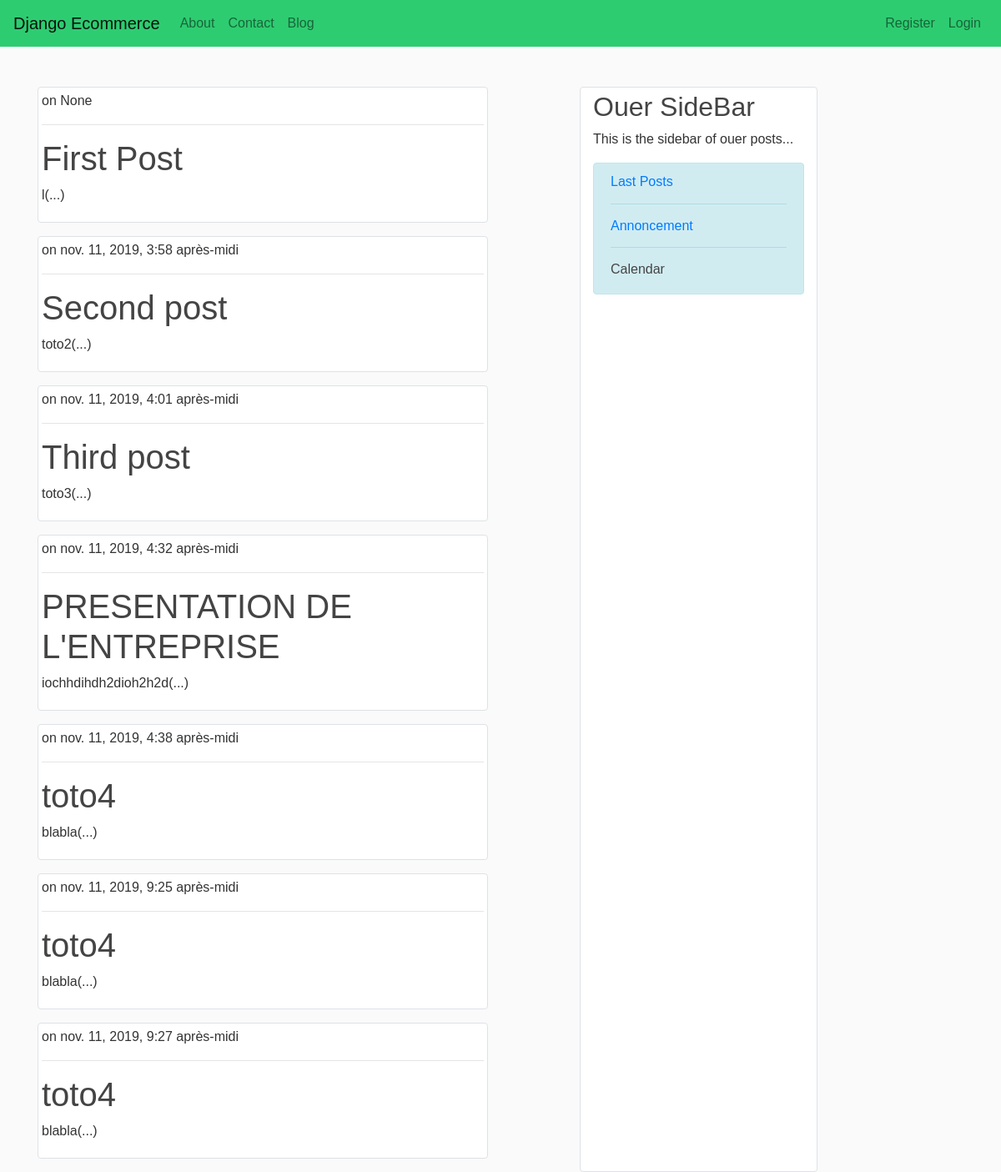
The page /blog/ on the database as committed earlier.
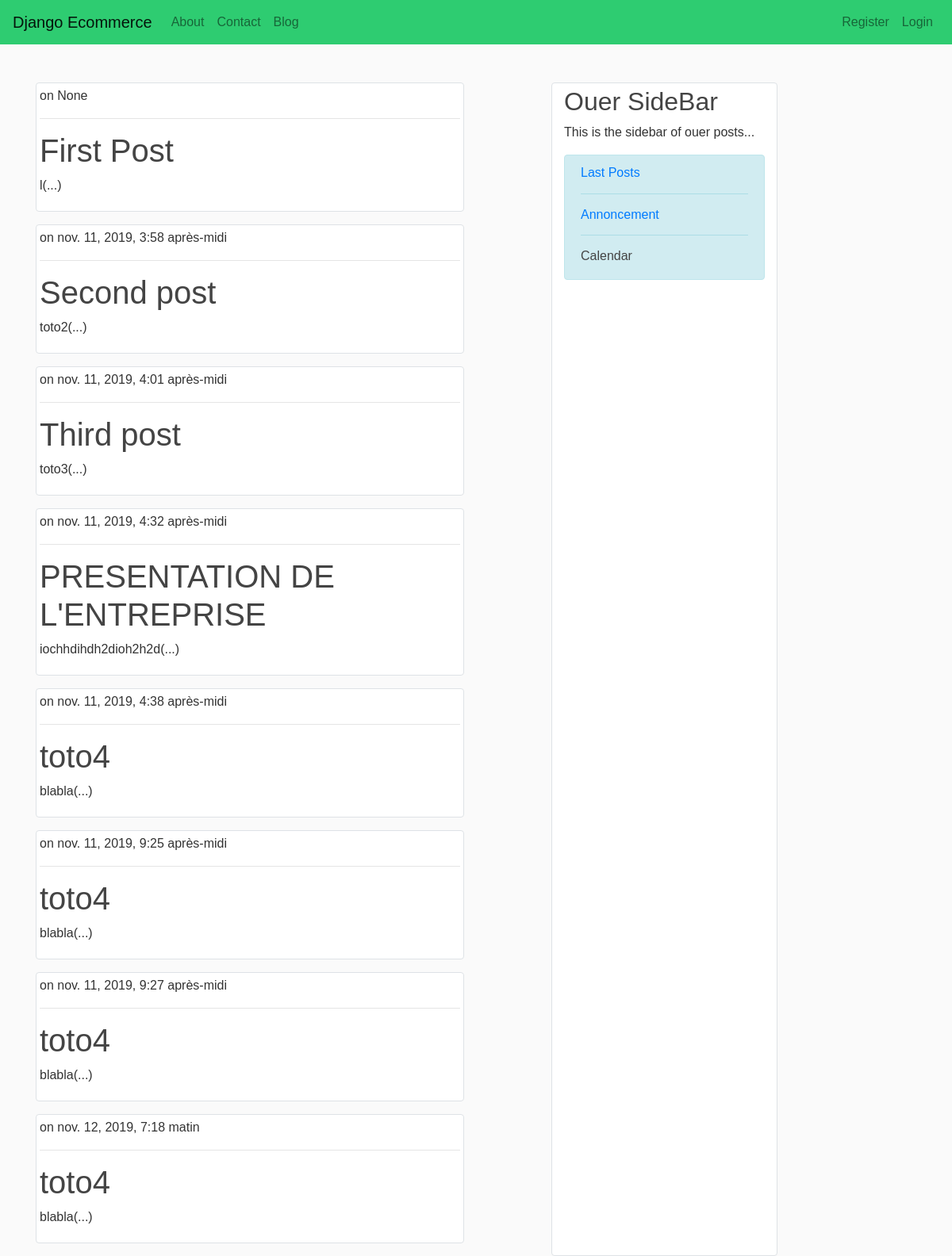
The same page on the database as committed later.
### blog/models.py (models this page shows, shortened)
class Post(models.Model):
	title=models.CharField(max_length=100)
	content=models.TextField()
	date_posted=models.DateTimeField(default=timezone.now)
	auth=models.ForeignKey(User, on_delete=models.CASCADE)

### blog/views.py (the view)
def home(request):
	context={"posts":posts}
	return render(request,"blog/home.html",context)

### blog/templates/blog/home.html (shortened to what this page needs)
{% extends 'blog/base.html' %}
	{% block content %}
				 <div class="row">
				  	 	<div class=" col-sm-6 col-md-6 col-lg-6 text-default">
				  	 	{% for post in posts %}
				 		<div class="img-thumbnail mb-3">
				 		<p> on {{post.date_posted}}</p> <hr>
				 			<h1>{{post.title}}</h1>
				 			<p>{{post.content}}(...)</p>
				 		</div>
				 				{% endfor %}
				 			</div>
				 	<div class="col-sm-3 col-md-3 col-lg-3 offset-lg-1 offset-md-1 offset-sm-1 img-thumbnail">
				 		<h2>Ouer SideBar</h2>
				 		<p>This is the sidebar of ouer posts...</p>
				 		<div class="img-thumbnail mb-3 alert alert-info">
				 			<h6><a href="{% url 'blog-last-post'%}" title="">Last Posts</a></h6> <hr>
				 			<h6><a href="{% url 'blog-post-annonce'%}" title="">Annoncement</a></h6><hr>
				 			<h6>Calendar</h6>
				 		</div>
				 	</div>
				 </div>
		{% endblock content %}

### blog/templates/blog/base.html (shortened to what this page needs)
{% load static %}
<!DOCTYPE html>
<html>
<head>
		<link rel="stylesheet" href="https://stackpath.bootstrapcdn.com/bootstrap/4.3.1/css/bootstrap.min.css">
		<link rel="stylesheet" type="text/css" href="{% static 'css/style.css' %}">
		</head>
	<body>
			<nav class="navbar navbar-expand-lg navbar-light " style="background-color:#2ecc71; color:white;">
				  <div class="collapse navbar-collapse" id="navbarTogglerDemo01">
				    <a class="navbar-brand" href="{% url 'home-project' %}">Django Ecommerce</a>
				          <ul class="navbar-nav mr-auto mt-2 mt-lg-0">
				          <li class="nav-item">
				            <a class="nav-link" href="{% url 'about_project' %}">About</a>
				          </li>
				          <li class="nav-item">
				            <a class="nav-link" href="{% url 'contact_project' %}">Contact</a>
				          </li>
				         <li class="nav-item">
				            <a class="nav-link" href="{% url 'blog-home' %}">Blog</a>
				          </li>
				        </ul>
				        <ul class="navbar-nav">
				           <li class="nav-item">
				            <a class="nav-link" href="/contact">Register</a>
				          </li>
				         <li class="nav-item">
				            <a class="nav-link" href="/admin">Login</a>
				          </li>
				        </ul>
				  </div>
				</nav>
			<div class="container mt-5">
				{% block content %}
				 {% endblock %}
			</div>
</body>
</html>

### static_my_proj/css/style.css (style rules this page uses)
body { background-color:#fafafa; font-family: 'Helvetica'; margin: auto; padding: auto; color:#333333; text-decoration: none; }
h1,h2,h3,h4,h5,h6 { color: #444444; }
.navbar-nav .nav-link { color:white; }
a { text-decoration: none; }

Rows that differ between the two databases and show on the page:
added Post: date_posted "nov. 12, 2019, 7:18 matin", title "toto4", content "blabla"
